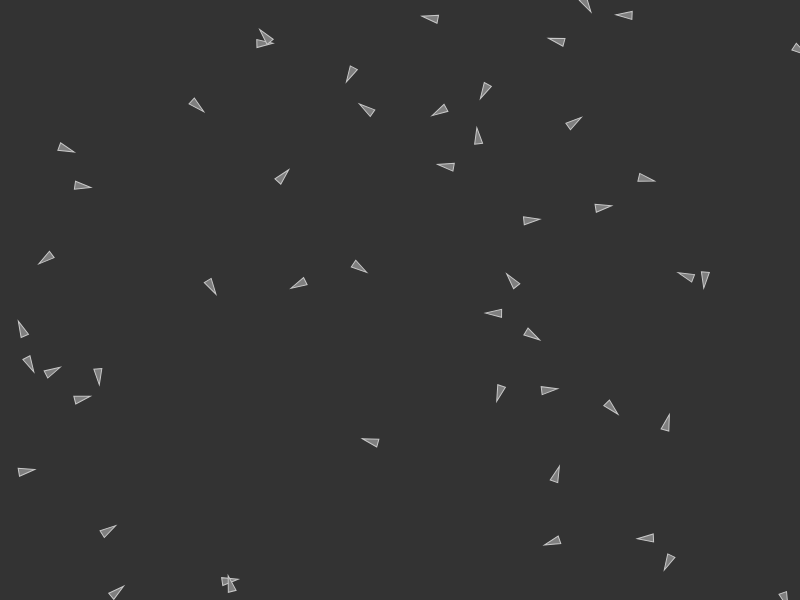
Frame 1 (no input)
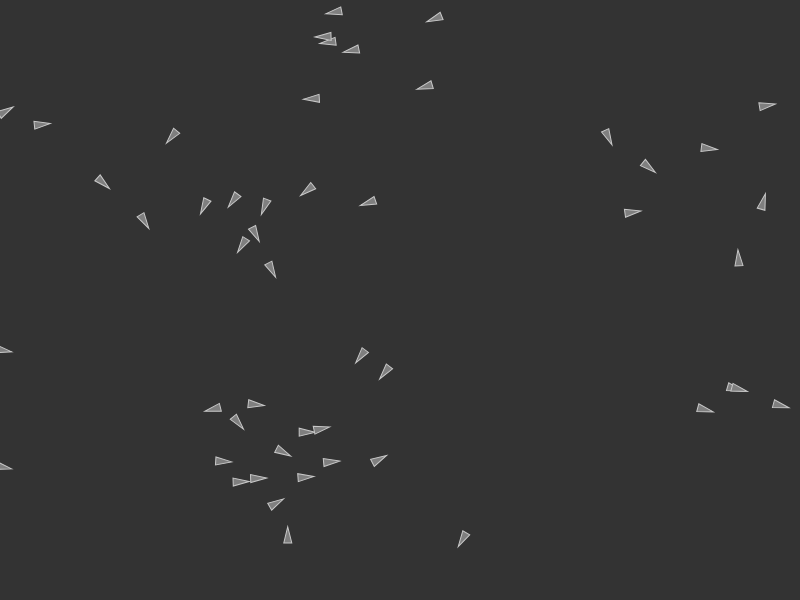
Frame 60 (no input)
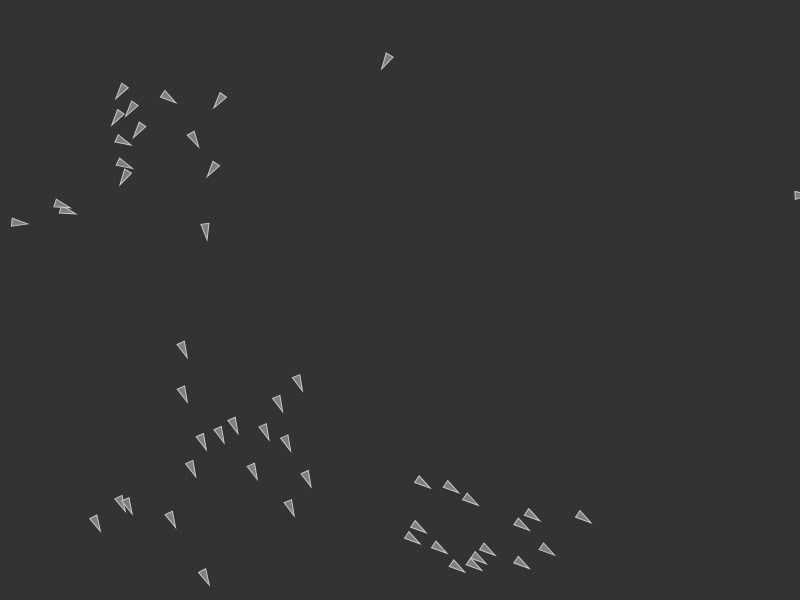
Frame 120 (the mouse pressed at the canvas centre since frame 60)

The p5.js sketch that drew these frames (run headless with seeded random() and noise() and a simulated clock; from frame 60 on, the mouse is pressed at the canvas centre):

// p5.js sketch
// ── sketch.js
// The Nature of Code
// Daniel Shiffman
// http://natureofcode.com

// Seeking "vehicle" follows the mouse position

// Implements Craig Reynold's autonomous steering behaviors
// One vehicle "seeks"
// See: http://www.red3d.com/cwr/

var vehicles = [];

function setup() {
    createCanvas(800, 600);
    for (var i = 0; i < 50; i++) {
        vehicles[i] = new Vehicle(random(width), random(height));
    }
}

function draw() {
    background(51);

    var mouse = createVector(mouseX, mouseY);

    // Call the appropriate steering behaviors for our agents
    for (var i = 0; i < vehicles.length; i++) {
        var v = vehicles[i];
        //v.seek(mouse);
        v.alignment();
        v.update();
        v.display();
        v.borders();
    }

}

// ── vehicle.js
// The Nature of Code
// Daniel Shiffman
// http://natureofcode.com

// The "Vehicle" class

function Vehicle(x, y) {
    this.maxspeed = 4;
    this.maxforce = 0.1;
    this.acceleration = createVector(0, 0);
    this.velocity = p5.Vector.random2D();
    this.velocity.setMag(this.maxspeed);
    this.position = createVector(x, y);
    this.r = 4;

    // Method to update location
    this.update = function() {
        // Update velocity
        this.velocity.add(this.acceleration);
        // Limit speed
        this.velocity.limit(this.maxspeed);
        this.position.add(this.velocity);
        // Reset accelerationelertion to 0 each cycle
        this.acceleration.mult(0);
    };

    this.applyForce = function(force) {
        // We could add mass here if we want A = F / M
        this.acceleration.add(force);
    };

    this.alignment = function() {
        var threshold = 100;
        var count = 0;

        var desired = createVector(0, 0);
        for (var i = 0; i < vehicles.length; i++) {
            var v = vehicles[i];
            var d = dist(v.position.x, v.position.y, this.position.x, this.position.y);
            if (v != this && d < threshold) {
                desired.add(v.velocity);
                count++;
            }
        }

        if (count > 0) {
            desired.div(count);
            desired.setMag(this.maxspeed);
            // Reynolds Steering Rule
            var steer = p5.Vector.sub(desired, this.velocity);
            steer.limit(this.maxforce); // Limit to maximum steering force
            this.applyForce(steer);
        }



    }

    // Wraparound
    this.borders = function() {
        if (this.position.x < -this.r) this.position.x = width + this.r;
        if (this.position.y < -this.r) this.position.y = height + this.r;
        if (this.position.x > width + this.r) this.position.x = -this.r;
        if (this.position.y > height + this.r) this.position.y = -this.r;
    };



    // A method that calculates a steering force towards a target
    // STEER = DESIRED MINUS VELOCITY
    this.seek = function(target) {

        var desired = p5.Vector.sub(target, this.position); // A vector pointing from the location to the target

        // Scale to maximum speed
        desired.setMag(this.maxspeed);

        // Steering = Desired minus velocity
        var steer = p5.Vector.sub(desired, this.velocity);
        steer.limit(this.maxforce); // Limit to maximum steering force

        this.applyForce(steer);
    };

    this.display = function() {
        // Draw a triangle rotated in the direction of velocity
        var theta = this.velocity.heading() + PI / 2;
        fill(127);
        stroke(200);
        strokeWeight(1);
        push();
        translate(this.position.x, this.position.y);
        rotate(theta);
        beginShape();
        vertex(0, -this.r * 2);
        vertex(-this.r, this.r * 2);
        vertex(this.r, this.r * 2);
        endShape(CLOSE);
        pop();
    };
}
